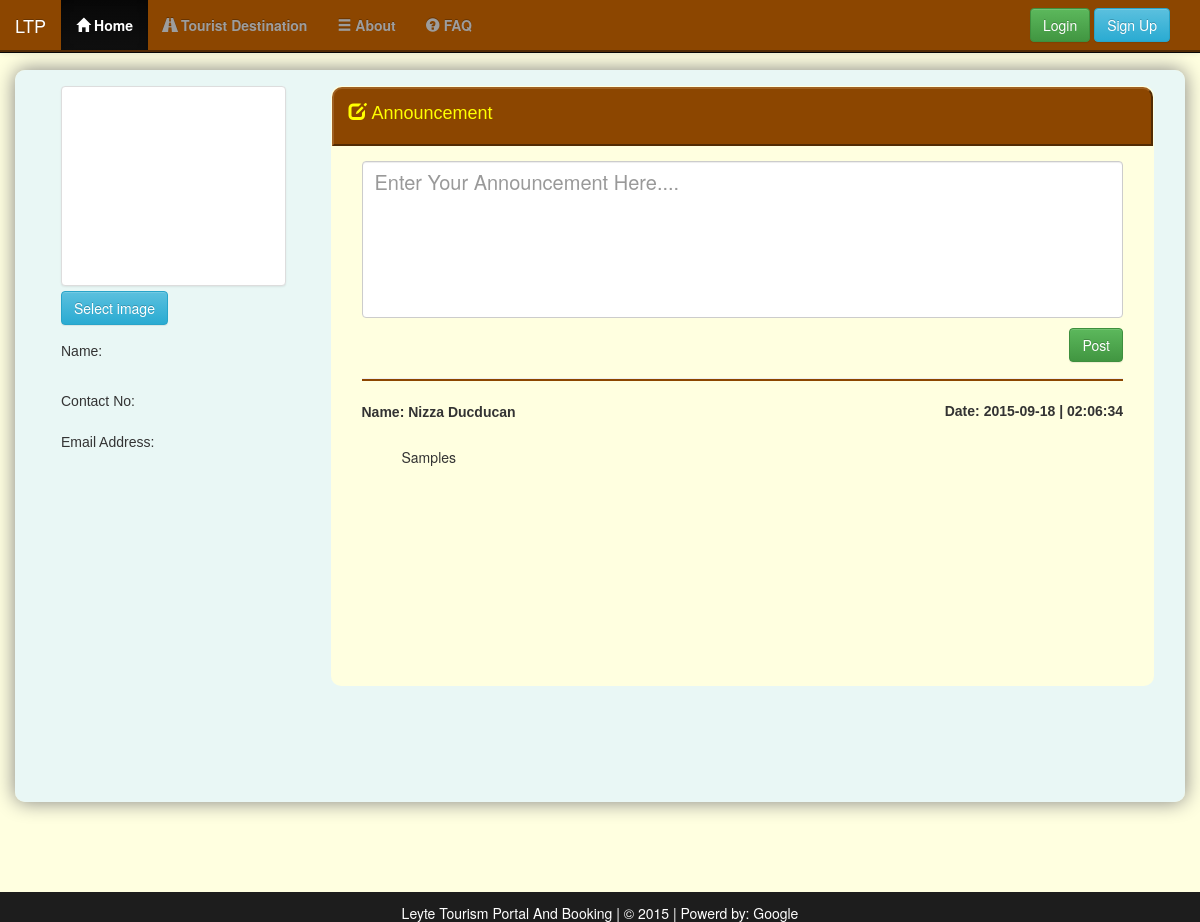
Page /index.php/home/themain on the earlier database version.
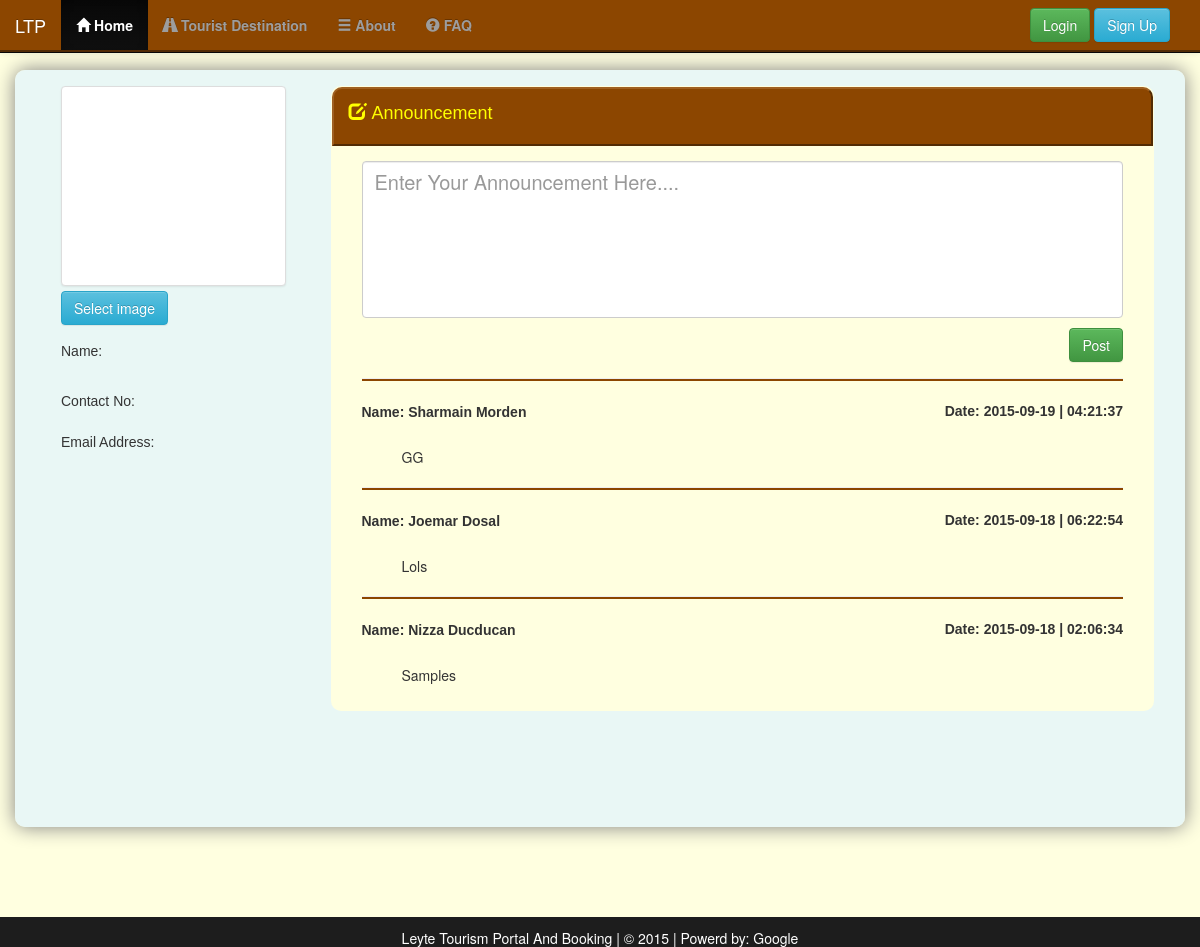
Same page on the later database version.
### tables this page shows
CREATE TABLE IF NOT EXISTS `tbl_announcement` (
  `id` int(11) NOT NULL,
  `announcement` text NOT NULL,
  `uid` int(11) NOT NULL,
  `dte` date NOT NULL,
  `tme` time NOT NULL
);

CREATE TABLE IF NOT EXISTS `tbl_users` (
  `id` int(11) NOT NULL,
  `firstname` varchar(50) NOT NULL,
  `lastname` varchar(50) NOT NULL,
  `middlename` varchar(50) NOT NULL,
  `contact` varchar(50) NOT NULL,
  `email` varchar(50) NOT NULL,
  `username` varchar(50) NOT NULL,
  `password` varchar(50) NOT NULL,
  `usertype` int(11) NOT NULL
);

### application/controllers/Home.php (called while the page is built, shortened)
<?php
  class Home extends CI_Controller
  {
    function menus($data)
    {
       if ($this->session->userdata('usertype') == '3')
        {
          $this->load->view('templates/usernav', $data);
        }
        elseif($this->session->userdata('usertype') == '1')
        {
          $this->load->view('templates/hotelnav', $data);
        }
        elseif ($this->session->userdata('usertype') == '4')
        {
          $this->load->view('templates/adminnav', $data);
        }
        else
        {
           $this->load->view('templates/clientnav', $data);
        }
    }
    function themain()
      {
        $data['param'] = "home";
        $this->load->view("templates/header");
        $this->menus($data);
        $this->load->view("home/homepage");
        $this->load->view("templates/footer");
      }
  }

### index.php (called while the page is built, shortened)
<?php
require_once BASEPATH.'core/CodeIgniter.php';

### application/models/Registration.php (called while the page is built, shortened)
<?php
  class Registration extends CI_Model
  {
    function getAlltype()
    {
        $this->db->where('id !=', 4);
        return $this->db->get('tbl_usertype')->result_array();
    }
    function get_annou()
    {
        return $this->db->query("SELECT a.*, b.firstname, b.lastname FROM tbl_announcement a, tbl_users b WHERE a.uid = b.id ORDER by id desc")->result_array();
    }
    function get_info($id)
    {
        $this->db->where('id', $id);
        return $this->db->get('tbl_users')->row_array();
    }
  }

### application/views/home/homepage.php (the view, shortened to what this page needs)
<div class="col-md-12" >
  <div class="panel logins p-body">
      <div class="panel-body">
        <div class="col-md-3">
          <div class="col-md-12" >
            <?php $in = $this->registration->get_info($this->session->userdata('uid')) ?>
            <form class="" action="/upload_profile" method="post" enctype="multipart/form-data">
              <div class="fileinput fileinput-new" data-provides="fileinput" style="width:100%">
                  <div class="fileinput-preview thumbnail" data-trigger="fileinput" style="width:100%; height: 200px;">
                  </div>
                  <div>
                    <span class="btn btn-info btn-file"><span class="fileinput-new">Select image</span><span class="fileinput-exists">Change</span><input type="file" name="picture"></span>
                  </div>
              </div>
            </form>
              <label for=""><h5>Name:</h5></label><h4> <?php echo $in['firstname'] ." ". $in['middlename'] ." ". $in['lastname']; ?></h4>
              <label for=""><h5>Contact No:</h5><h4><?php echo $in['contact'] ?></h4></label><br />
              <label for=""><h5>Email Address:</h5><h4><?php echo $in['email'] ?></h4></label><br />
          </div>
        </div>
        <div class="col-md-9">
          <div class="panel logins p-body" style="margin-top:0;box-shadow:none;background-color: #FFFFE0">
            <div class="panel-heading grad" style="box-shadow:none"><h4 style="color:#FFFF00;"><span class="glyphicon glyphicon-edit"></span>&nbsp;Announcement</h4></div>
              <div class="panel-body">
                    <div class="col-md-12">
                      <form class="form" action="/post_announce" method="post">
                          <textarea name="announce" rows="5" cols="100" style="width:100%;resize:none;font-size:20px;" class="form-control" placeholder="Enter Your Announcement Here...."></textarea>
                          <button class="btn btn-success pull-right" type="submit" style="margin-top:10px">Post</button>
                      </form>
                          <br /><br />
                          <?php foreach ($this->registration->get_annou() as $key => $value): ?>
                            <hr style="background: #8C4600;height:2px;">
                              <label for=""><strong>Name: <?php echo $value['firstname'] . " " . $value['lastname']?></strong></label>
                              <label for="" class="pull-right"> Date: <?php echo $value['dte'] . " | " . $value['tme'] ; ?></label>
                              <br /><br />
                              <p  style="width:95%;text-align:justify;margin-left:10px;text-indent:30px;">
                                  <?php echo $value['announcement'] ?>
                              </p>
                          <?php endforeach; ?>
                    </div>
              </div>
            </div>
        </div>
      </div>
  </div>
</div>

### application/views/templates/header.php (shortened to what this page needs)
<!DOCTYPE html>
<html>
  <head>
    <link rel="stylesheet" href="../assets/css/font-awesome.min.css">
    <link href="../assets/css/bootstrap.min.css" rel="stylesheet">
    <link href="../assets/css/bootstrap-theme.css" rel="stylesheet">
    <link href="../assets/css/jasny-bootstrap.min.css" rel="stylesheet">
    <link rel="stylesheet" href="../assets/css/styles.css">
    <link rel="stylesheet" href="../assets/css/jquery.dataTables.min.css">
  </head>
  <body>

### application/views/templates/clientnav.php (shortened to what this page needs)
<nav class="navbar navbar-default navbar-fixed-top navbar-inverse" style="padding:0;">
      <div class="container-fluid" style="padding:2;background-color: #8C4600;BORDER-BOTTOM: #522B04 2px solid;BACKGROUND-COLOR: #8C4600;">
<div class="navbar-header">
  <a class="navbar-brand" href="/">LTP</a>
</div>
<div class="collapse navbar-collapse" id="bs-example-navbar-collapse-1" >
  <?php
      $tourist = "";
      $home = "";
      if ($param) {
        if ($param == "tourist") {
          $tourist = "active";
        }elseif ($param = "home") {
            $home = "active";
        }
      }
   ?>
  <ul class="nav navbar-nav">
    <li class="<?php echo $home ?>" ><a href="/"><span class="glyphicon glyphicon-home"></span>&nbsp;<b>Home</b> <span class="sr-only">(current)</span></a></li>
    <li class = "<?php echo $tourist; ?>"><a href="/tourist-list"><span class="glyphicon glyphicon-road"></span>&nbsp;<b>Tourist Destination</b></a></li>
    <li><a href="/tourist"><span class="glyphicon glyphicon-menu-hamburger"></span>&nbsp;<b>About</b></a></li>
    <li><a href="/tourist"><span class="glyphicon glyphicon-question-sign"></span>&nbsp;<b>FAQ</b></a></li>
  </ul>
  <ul class="nav navbar-nav navbar-right">
      <form class="navbar-form navbar-left" action="/verify_login" method="post">
          <div class="col-md-12">
              <a class="btn btn-success loging" data-type="1" data-toggle="modal" data-target="#login">Login</a>
              <a class="btn btn-info loging" data-type="2" data-toggle="modal" data-target="#myModal">Sign Up</a>
          </div>
        </form>
  </ul>
</div>
</div>
</nav>

### application/views/templates/footer.php (shortened to what this page needs)
<br /> <br/>
  <div class="panel-footer navbar-fixed-bottom footer-style">
      Leyte Tourism Portal And Booking | &copy 2015 | Powerd by: Google
  </div>
</body>
</html>

### assets/css/styles.css (style rules this page uses)
body { margin: 0; background-color: #FFFFE0; background-size: cover; background-repeat: no-repeat; background-attachment: fixed; background-position: bottom; }
.logins { background-color: rgba(228, 245, 250, 0.8); box-shadow: 0px 0px 30px gray; border-radius: 10px; }
.footer-style { height: 30px; margin-top: 310px; text-align: center; background-color: #1D1D1D; border-color: #1D1D1D; color: white; }
.p-body { border-radius: 10px; margin-top: 70px; margin-bottom: 100px; box-shadow: 0px 0px 20px gray; min-height:600px; background-color: rgba(228, 245, 250, 0.8); }
h4, h3, h1, .input-background, label, h2, h5, h6 { font-family: Verdana, Arial, Helvetica, sans-serif; }
.grad { background: #8C4600; border-right: #522B04 2px solid; padding-right: 2px; border-top: #A06021 2px solid; border-left: #A06021 2px solid; padding-top: 2px; border-bottom: #522B04 2px solid; border-top-right-radius: 10px; border-top-left-radius: 10px; }

Differences in the rows shown:
added tbl_announcement: uid.firstname "Sharmain", uid.lastname "Morden", dte "2015-09-19", tme "04:21:37", announcement "GG"
added tbl_announcement: uid.firstname "Joemar", uid.lastname "Dosal", dte "2015-09-18", tme "06:22:54", announcement "Lols"
